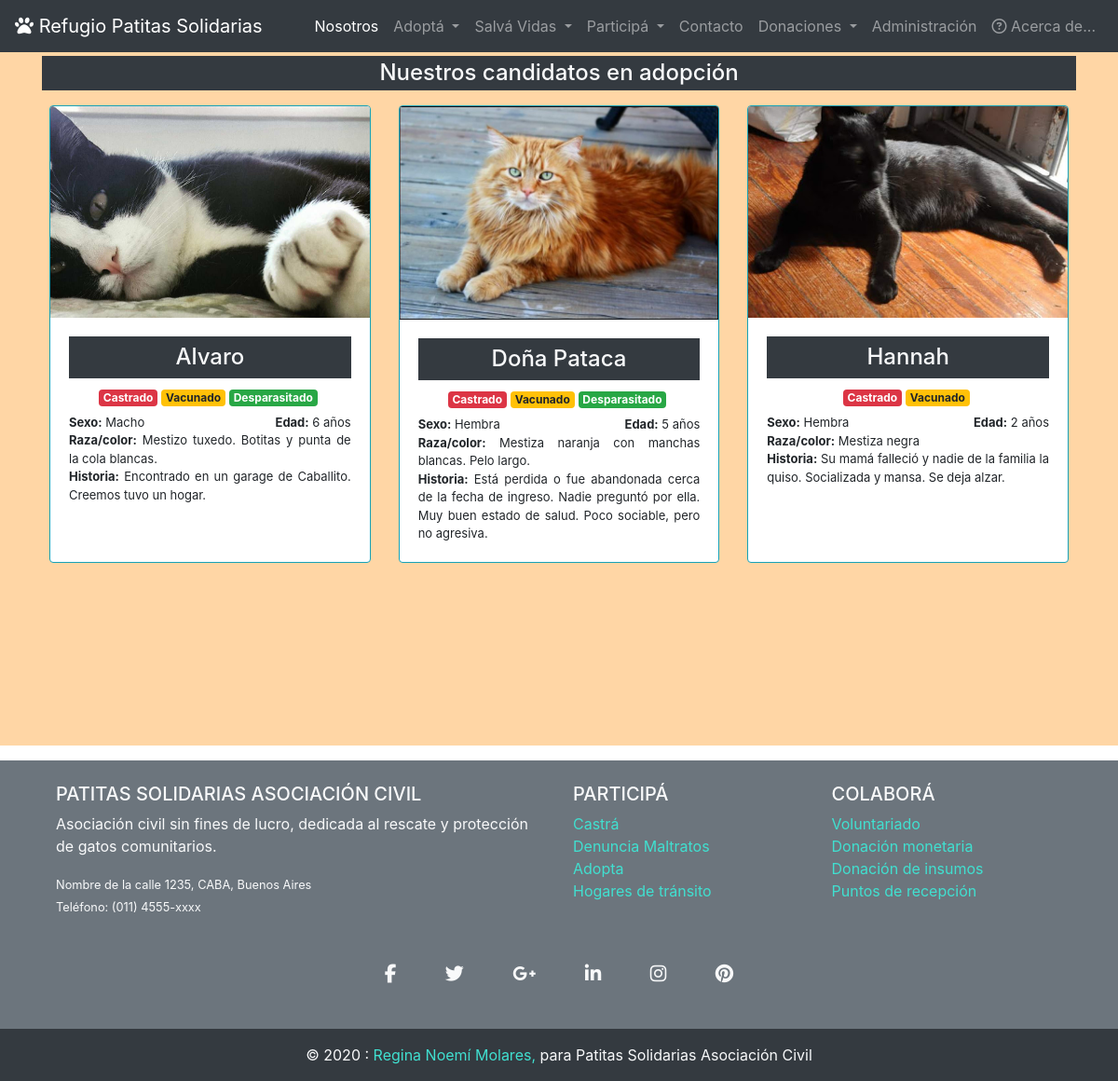
The app's page /sections/en_adopcion.php with its own data.
### tables this page shows
CREATE TABLE `gatos` (
  `id_gato` smallint(6) NOT NULL,
  `nom_gato` varchar(40) NOT NULL,
  `sexo` varchar(6) NOT NULL DEFAULT '',
  `raza_color` varchar(200) NOT NULL,
  `agno_nacim` smallint(4) NOT NULL,
  `fecha_ingreso` date NOT NULL,
  `historia` varchar(500) NOT NULL,
  `vacunado` tinyint(1) NOT NULL,
  `desparasitado` tinyint(1) NOT NULL,
  `castrado` tinyint(1) NOT NULL,
  `foto` varchar(200) DEFAULT '0.jpg',
  `mentor` int(11) NOT NULL,
  `apto_adopc` tinyint(1) NOT NULL,
  `adoptado` tinyint(1) NOT NULL
);

### sections/en_adopcion.php (the view)
<?php include('header.php') ?>
<div class="container-fluid contenido w-100" id="en_adopcion">
    <div class="container">
        <div class="texto text-justify">
            <h4 class="bg-dark text-light p-1 text-center">Nuestros candidatos en adopción</h4>
            <div class="container-fluid">
                <div class="card-deck p-2">
                    <?php
                    $conexion = mysqli_connect("localhost", "root", "", "campito");
                    $query = "SELECT nom_gato, sexo, raza_color, agno_nacim, vacunado, desparasitado, castrado, historia, foto FROM gatos WHERE apto_adopc = 1 ORDER BY nom_gato;";
                    $row = mysqli_query($conexion, $query) or die("database error:" . mysqli_error($conexion));
                    ?>
                    <div class="card-deck"><?php
                                            while ($gato = mysqli_fetch_assoc($row)) {
                                            ?>
                            <div class="card border-info ">
                                <img class="card-img-top" src="../img/adopcion/<?php echo $gato['foto']; ?>" alt="Card image">
                                <div class="card-body  ">
                                    <h4 class="card-title bg-dark text-light p-2 text-center"><?php echo $gato['nom_gato']; ?></h4>
                                    <div class="row card-text justify-content-center">
                                        <?php
                                                if ($gato['castrado'] == 1) {
                                                    echo '<span class="badge bdges badge-danger mt-auto mr-1 ">Castrado</span>';
                                                }
                                                if ($gato['vacunado'] == 1) {
                                                    echo '<span class="badge bdges badge-warning mt-auto mr-1">Vacunado</span>';
                                                }
                                                if ($gato['desparasitado'] == 1) {
                                                    echo '<span class="badge  bdges badge-success mt-auto mr-1">Desparasitado</span>';
                                                } ?> </div>
                                    <div class="row card-text peque mt-2">
                                        <div class="col"><b>Sexo:</b> <?php echo $gato['sexo']; ?></div>
                                        <div class="col text-right"><b>Edad:</b> <?php echo date("Y") - $gato['agno_nacim'] . ' años'; ?></div>
                                    </div>
                                    <div class="row card-text peque">
                                        <div class="col"> <b>Raza/color:</b> <?php echo $gato['raza_color']; ?></div>
                                    </div>
                                    <div class="row card-text peque ">
                                        <div class="col "><b>Historia:</b> <?php echo $gato['historia']; ?></div>
                                    </div>
                                </div>
                            </div>
                        <?php
                                            }
                        ?>
                    </div>
                </div>
            </div>
        </div>
    </div>
</div>
<?php include('pie.php'); ?>
<?php include('footer.php') ?>

### sections/header.php (shortened to what this page needs)
<!DOCTYPE html>
<html>
<head>
  <link rel="stylesheet" href="https://maxcdn.bootstrapcdn.com/bootstrap/4.0.0/css/bootstrap.min.css">
  <link rel="stylesheet" type="text/css" href="../styles/main.css">
</head>
<body class="bg">
  <nav class="navbar navbar-expand-lg navbar-dark bg-dark fixed-top">
    <a class="navbar-brand" href="../tp.php"><i class="fas fa-paw"></i> Refugio Patitas Solidarias </a>
    <span class="ml-auto">
      <div class="collapse navbar-collapse" id="navbarNavDropdown">
        <ul class="navbar-nav">
          <li class="nav-item active">
            <a class="nav-link" href="nosotros.php">Nosotros <span class="sr-only">(current)</span></a>
          </li>
          <li class="nav-item dropdown">
            <a class="nav-link dropdown-toggle" href="#" id="navbarDropdownMenuLink" role="button" data-toggle="dropdown" aria-haspopup="true" aria-expanded="false">
              Adoptá
            </a>
          <li class="nav-item dropdown">
            <a class="nav-link dropdown-toggle" href="#" id="navbarDropdownMenuLink" role="button" data-toggle="dropdown" aria-haspopup="true" aria-expanded="false">
              Salvá Vidas
            </a>
          </li>
          <li class="nav-item dropdown">
            <a class="nav-link dropdown-toggle" href="#" id="navbarDropdownMenuLink" role="button" data-toggle="dropdown" aria-haspopup="true" aria-expanded="false">
              Participá
            </a>
          </li>
          <li class="nav-item">
            <a class="nav-link" href="contacto.php" >Contacto</a>
          </li>
          <li class="nav-item dropdown">
            <a class="nav-link dropdown-toggle" href="#" id="navbarDropdownMenuLink" role="button" data-toggle="dropdown" aria-haspopup="true" aria-expanded="false">
              Donaciones
            </a>
          </li>
          <li class="nav-item">
            <a class="nav-link" href="access.php">Administración</a>
          </li>
          <li class="nav-item">
            <a class="nav-link" data-toggle="modal" href="#exampleModal"><i class="far fa-question-circle"></i> Acerca de...</a>
          </li>
        </ul>
      </div>
    </span>
  </nav>

### sections/pie.php (shortened to what this page needs)
<footer class="page-footer bg-secondary">
    <div class="container text-center text-light mt-3 pt-4">
        <div class="container-fluid text-center text-md-left">
            <div class="row">
                <div class="col-md-6 mt-md-0 mt-3" id="contacto">
                </div>
                <div class="col-md-3 mb-md-0 mb-3">
                    <h5 class="text-uppercase">Participá</h5>
                    <ul class="list-unstyled">
                        <li>
                            <a href="castrar.php" >Castrá</a>
                        </li>
                        <li>
                            <a href="denuncias.php" >Denuncia Maltratos</a>
                        </li>
                        <li>
                            <a href="en_adopcion.php" >Adopta</a>
                        </li>
                        <li>
                            <a href="transito.php">Hogares de tránsito</a>
                        </li>
                    </ul>
                </div>
                <div class="col-md-3 mb-md-0 mb-3">
                    <h5 class="text-uppercase">Colaborá</h5>
                    <ul class="list-unstyled">
                        <li>
                            <a href="voluntariado.php">Voluntariado</a>
                        </li>
                        <li>
                            <a href="donaciones.php">Donación monetaria</a>
                        </li>
                        <li>
                            <a href="insumos.php">Donación de insumos</a>
                        </li>
                        <li>
                            <a href="recepcion.php">Puntos de recepción</a>
                        </li>
                    </ul>
                </div>
            </div>
        </div>
        <div class="row">
            <div class="col-md-12 py-5">
                <div class=" flex-center">
                    <a class="fb-ic">
                        <i class="fab fa-facebook-f fa-lg white-text mr-md-5 mr-3 fa-2x"> </i>
                    </a>
                    <a class="tw-ic">
                        <i class="fab fa-twitter fa-lg white-text mr-md-5 mr-3 fa-2x"> </i>
                    </a>
                    <a class="gplus-ic">
                        <i class="fab fa-google-plus-g fa-lg white-text mr-md-5 mr-3 fa-2x"> </i>
                    </a>
                    <a class="li-ic">
                        <i class="fab fa-linkedin-in fa-lg white-text mr-md-5 mr-3 fa-2x"> </i>
                    </a>
                    <a class="ins-ic">
                        <i class="fab fa-instagram fa-lg white-text mr-md-5 mr-3 fa-2x"> </i>
                    </a>
                    <a class="pin-ic">
                        <i class="fab fa-pinterest fa-lg white-text fa-2x"> </i>
                    </a>
                </div>
            </div>
        </div>
    </div>
    <div class="footer-copyright text-center bg-dark text-light py-3">© 2020 :
        <a href="mailto:programming.regina@gmail.com"> Regina Noemí Molares,</a> para Patitas Solidarias Asociación Civil
    </div>
</footer>

### sections/footer.php (shortened to what this page needs)
</body>
</html>

### styles/main.css (style rules this page uses)
* { box-sizing: border-box; }
.contenido, #gracias { min-height: 100vh; padding-top: 60px; padding-bottom: 10px; }
#en_adopcion, #denuncias { background-color: #ffd6a5; }
footer a { color: yellow; }
footer a:link { color: turquoise; }
.peque { font-size: small; }
@media only screen and (min-width: 600px) { body, html { height: 100%; } }

### records on screen
gatos: foto (picture), nom_gato "Alvaro", castrado "Castrado", vacunado "Vacunado", desparasitado "Desparasitado", sexo "Macho", raza_color "Mestizo tuxedo. Botitas y punta de la cola blancas.", historia "Encontrado en un garage de Caballito. Creemos tuvo un hogar."
gatos: foto (picture), nom_gato "Doña Pataca", castrado "Castrado", vacunado "Vacunado", desparasitado "Desparasitado", sexo "Hembra", raza_color "Mestiza naranja con manchas blancas. Pelo largo.", historia "Está perdida o fue abandonada cerca de la fecha de ingreso. Nadie preguntó por ella. Muy buen estado de salud. Poco sociable, pero no agresiva."
gatos: foto (picture), nom_gato "Hannah", castrado "Castrado", vacunado "Vacunado", sexo "Hembra", raza_color "Mestiza negra", historia "Su mamá falleció y nadie de la familia la quiso. Socializada y mansa. Se deja alzar."
